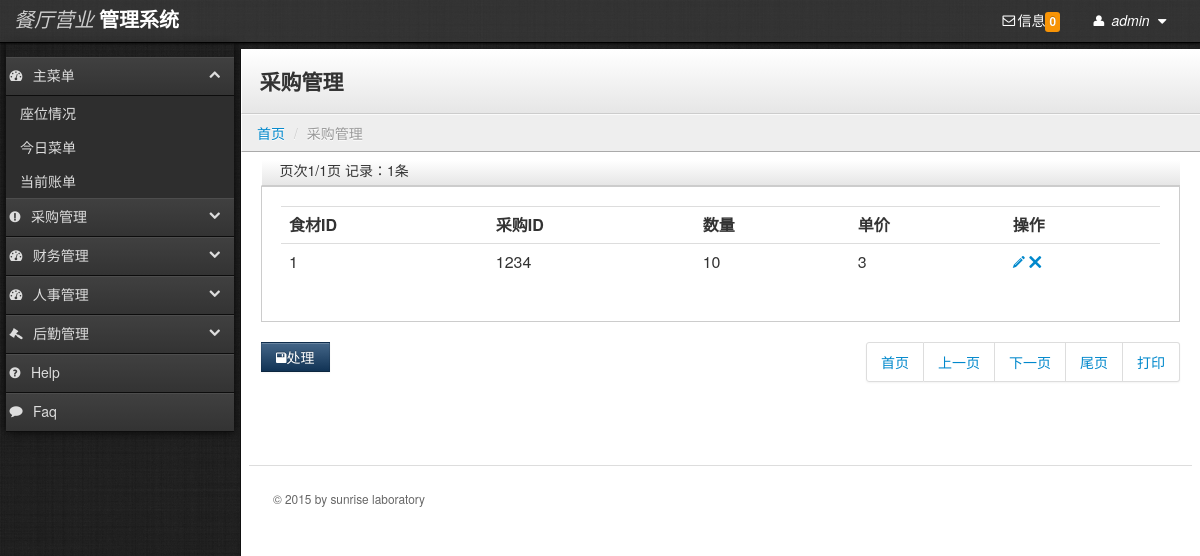
Page /newRes/insert_purchase.php (signed in) on the committed database.
### tables this page shows
CREATE TABLE `ingredientpurchasetemp` (
  `ingredientIDtemp` bigint(20) NOT NULL,
  `purchaseIDtemp` bigint(20) NOT NULL,
  `numbertemp` float NOT NULL,
  `pricetemp` float default NULL,
  PRIMARY KEY  (`ingredientIDtemp`,`purchaseIDtemp`)
);

### newRes/insert_purchase.php (the view, shortened to what this page needs)
<?php
 if(isset($_GET['page'])){
          $page=$_GET['page'];
      }
      else{
          $page=1;
      }
      $page_count=20;
      $sql=mysql_query("select * from ingredientpurchasetemp");
      $row=mysql_num_rows($sql);
      $page_page=ceil($row/$page_count);
  ?>
  <?php include('boot.php');?>
  <div class="content">
  	<div class="header">
	         <h1 class="page-title">采购管理</h1>
      </div>
      <ul class="breadcrumb">
          <li><a href="index.php">首页</a> <span class="divider">/</span></li>
          <li class="active">采购管理</li>
      </ul>
      <div class="container-fluid">
          <div class="row-fluid">
  	        <div class="header">
                   <label>页次<?php echo $page;?>/<?php echo $page_page;?>页 记录：<?php echo $row;?>条</label>
		</div>
                   <div class="well">
                    <table class="table" id="table3">
                         <tr align="center" valign="middle">
                              <th>食材ID</th>
                              <th>采购ID</th>
                              <th>数量</th>
                              <th>单价</th>
                              <th>操作</th>
                          </tr>
                          <?php
                                $sqls=mysql_query("select * from ingredientpurchasetemp");
                                $array=mysql_fetch_array($sqls);
                                do{
                          ?>
                          <tr>
                              <td><?php echo $array['ingredientIDtemp'];?></td>
                              <td><?php echo $array['purchaseIDtemp'];?></td>
                              <td><?php echo $array['numbertemp'];?></td>
                              <td><?php echo $array['pricetemp'];?></td>
                              <td >
                                  <a href="modify_purchaseInfo.php?id=<?php echo $array['ingredientIDtemp'];?>&purchaseID=<?php echo $array['purchaseIDtemp'];?>" target="_parent"><i class="icon-pencil"></i></a>
                                  <a href="#myModal" role="button" data-toggle="modal"><i class="icon-remove" onClick="pass(<?php echo $array['ingredientIDtemp'];?>,<?php echo $array['purchaseIDtemp'];?>)"></i></a>
                              </td>
                          </tr>
                          <?php
                          }while($array=mysql_fetch_array($sqls));
                          ?>
                          </table>
                          </div>
                          <div class="pagination" >
                          <a href="#dealModal" class="btn btn-primary" data-toggle="modal"><i class="icon-save"></i>处理</a>
                        	                    <ul style="float:right;">
                                                <li><a href="insert_purchase.php?page=1">首页</a> </li>
                                                <li><a href="insert_purchase.php?page=<?php if($page==1){echo $page=1; }else{ echo $page-1; }?>">上一页</a></li>
                                                <li><a href="insert_purchase.php?page=<?php if($page<$page_page){echo $page+1;}else{ echo $page_page;}?>">下一页</a></li>
                                                <li><a href="insert_purchase.php?page=<?php echo $page_page;?>">尾页</a></li>
                                                <li><a href="#" onClick="stamp('page_stats');">打印</a></li>
                                            </ul>
                                    </div>
                   <footer>
                      <hr>
                      <p>&copy; 2015 by sunrise laboratory </p>
                  </footer>
          </div>
      </div>
  </div>
</body>
</html>

### newRes/stylesheets/theme.css (style rules this page uses)
body { background: #222; background-image: url('../images/black-Linen.png'); background-position: initial initial; background-repeat: initial initial; margin: 0px; padding: 0px; }
h1 { margin-top: 0px; color: #eee; }
hr { border-top: 1px solid #ddd; border-bottom: 1px solid #fff; }
.content { min-width: 400px; position: relative; min-height: 800px; background: #fff; margin-left: 240px; margin-top: 6px; border-left: 1px solid #000000; border-left: 1px solid #111; }
.header { background: #ffffff; background: #ffffff; background: -webkit-gradient(linear, left bottom, left top, color-stop(0, #e6e6e6), color-stop(1, #ffffff)); background: -ms-linear-gradient(bottom, #e6e6e6, #ffffff); background: -moz-linear-gradient(center bottom, #e6e6e6 0%, #ffffff 100%); background: -o-linear-gradient(bottom, #e6e6e6, #ffffff); filter: progid:dximagetransform.microsoft.gradient(startColorStr='#e6e6e6', EndColorStr='#ffffff'); -ms-filter: "progid:DXImageTransform.Microsoft.gradient(startColorStr='#ffffff',EndColorStr='#e6e6e6')"; border-bottom: 1px solid #cccccc; border-top: 1px solid #ffffff; border-left: 1px solid #ffffff; padding: 0em 1.25em; }
.header h1 { margin: 1em 0em; padding: 0em; line-height: 1em; font-size: 1.5em; color: #eee; color: #333; }
.breadcrumb { -webkit-box-shadow: none; -moz-box-shadow: none; box-shadow: none; -webkit-border-radius: 0px; -moz-border-radius: 0px; border-radius: 0px; -moz-background-clip: padding; -webkit-background-clip: padding-box; background-clip: padding-box; background: #eee; border-bottom: 1px solid #aaa; border-top: 1px solid #fafafa; border-left: 1px solid #fff; margin-bottom: .5em; }
footer { padding: 1em; margin-top: 4em; color: #666; font-size: .85em; line-height: 1.3em; }
footer hr { margin: 2em -2em; }
.btn { -webkit-border-radius: 0px; -moz-border-radius: 0px; border-radius: 0px; }
.btn-primary { background-color: #113355; background-image: -webkit-gradient(linear, 0 0, 0 100%, from(#446688), to(#113355)); background-image: -webkit-linear-gradient(top, #446688, #113355); background-image: -o-linear-gradient(top, #446688, #113355); background-image: linear-gradient(to bottom, #446688, #113355); background-image: -moz-linear-gradient(top, #446688, #113355); filter: progid:dximagetransform.microsoft.gradient(startColorStr='#446688', EndColorStr='#113355'); -ms-filter: "progid:DXImageTransform.Microsoft.gradient(startColorStr='#446688',EndColorStr='#113355')"; }
.well { background-color: #fff; border: 1px solid #ccc; -webkit-box-shadow: 1px 1px 0px #ffffff; -moz-box-shadow: 1px 1px 0px #ffffff; box-shadow: 1px 1px 0px #ffffff; -webkit-border-radius: 0px; -moz-border-radius: 0px; border-radius: 0px; -moz-background-clip: padding; -webkit-background-clip: padding-box; background-clip: padding-box; }

### newRes/insert_purchase.php (style rules this page uses)
label { display:inline-block; }

### rows in the picture
ingredientpurchasetemp: ingredientIDtemp "1", purchaseIDtemp "1234", numbertemp "10", pricetemp "3"

### other values in the picture
$arrayDealTFNum['count'] "0"
$page "1"
$page_page "1"
$row "1"
